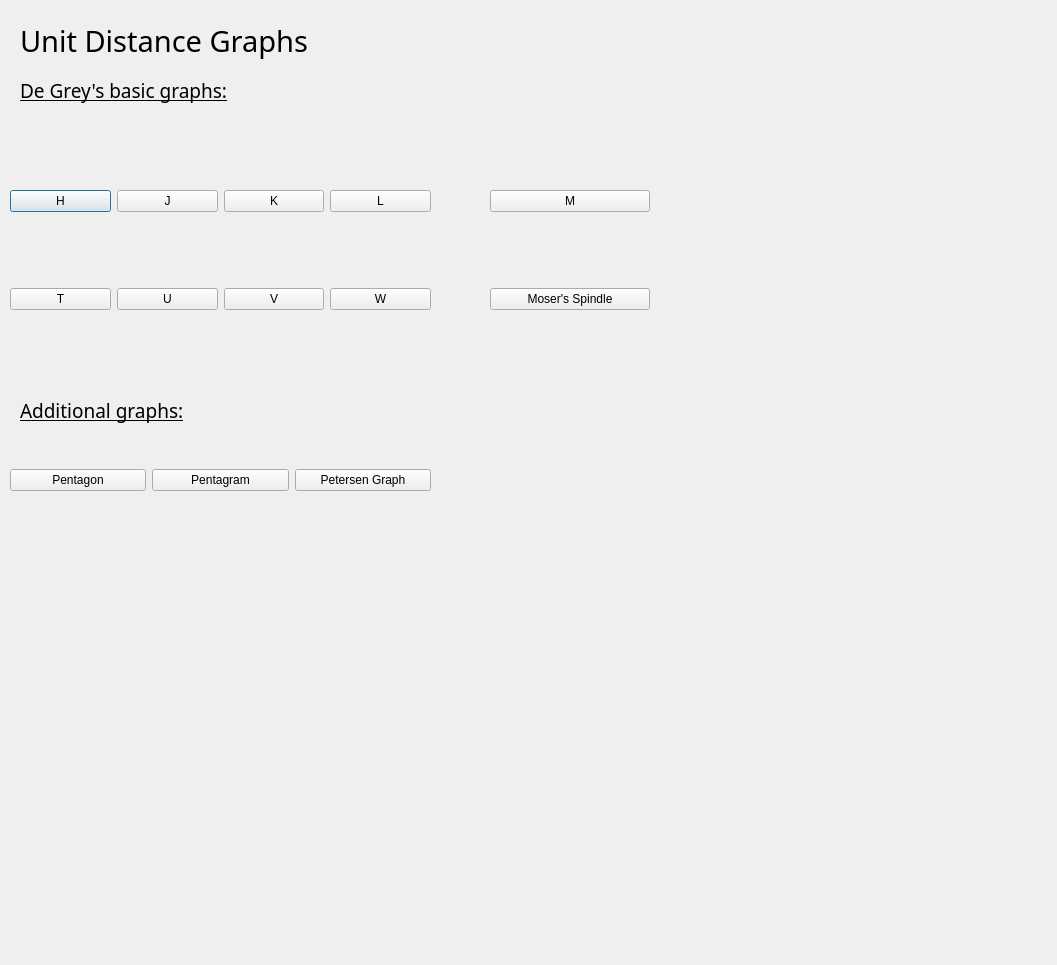
<?xml version="1.0" encoding="UTF-8"?>
<ui version="4.0">
 <class>GraphsDialog</class>
 <widget class="QDialog" name="GraphsDialog">
  <property name="geometry">
   <rect>
    <x>0</x>
    <y>0</y>
    <width>1057</width>
    <height>965</height>
   </rect>
  </property>
  <property name="windowTitle">
   <string>Dialog</string>
  </property>
  <widget class="QLabel" name="lb_window">
   <property name="geometry">
    <rect>
     <x>20</x>
     <y>20</y>
     <width>331</width>
     <height>41</height>
    </rect>
   </property>
   <property name="font">
    <font>
     <family>Euphemia</family>
     <pointsize>22</pointsize>
    </font>
   </property>
   <property name="text">
    <string>Unit Distance Graphs</string>
   </property>
  </widget>
  <widget class="QWidget" name="gridLayoutWidget">
   <property name="geometry">
    <rect>
     <x>10</x>
     <y>120</y>
     <width>421</width>
     <height>261</height>
    </rect>
   </property>
   <layout class="QGridLayout" name="gridLayout">
    <item row="0" column="0">
     <widget class="QPushButton" name="btn_H">
      <property name="text">
       <string>H</string>
      </property>
     </widget>
    </item>
    <item row="0" column="1">
     <widget class="QPushButton" name="btn_J">
      <property name="text">
       <string>J</string>
      </property>
     </widget>
    </item>
    <item row="0" column="2">
     <widget class="QPushButton" name="btn_K">
      <property name="text">
       <string>K</string>
      </property>
     </widget>
    </item>
    <item row="0" column="3">
     <widget class="QPushButton" name="btn_L">
      <property name="text">
       <string>L</string>
      </property>
     </widget>
    </item>
    <item row="1" column="0">
     <widget class="QPushButton" name="btn_T">
      <property name="text">
       <string>T</string>
      </property>
     </widget>
    </item>
    <item row="1" column="1">
     <widget class="QPushButton" name="btn_U">
      <property name="text">
       <string>U</string>
      </property>
     </widget>
    </item>
    <item row="1" column="2">
     <widget class="QPushButton" name="btn_V">
      <property name="text">
       <string>V</string>
      </property>
     </widget>
    </item>
    <item row="1" column="3">
     <widget class="QPushButton" name="btn_W">
      <property name="text">
       <string>W</string>
      </property>
     </widget>
    </item>
   </layout>
  </widget>
  <widget class="QWidget" name="verticalLayoutWidget">
   <property name="geometry">
    <rect>
     <x>490</x>
     <y>120</y>
     <width>160</width>
     <height>261</height>
    </rect>
   </property>
   <layout class="QVBoxLayout" name="verticalLayout">
    <item>
     <widget class="QPushButton" name="btn_M">
      <property name="text">
       <string>M</string>
      </property>
     </widget>
    </item>
    <item>
     <widget class="QPushButton" name="btn_moser">
      <property name="text">
       <string>Moser's Spindle</string>
      </property>
     </widget>
    </item>
   </layout>
  </widget>
  <widget class="QLabel" name="lb_degrey">
   <property name="geometry">
    <rect>
     <x>20</x>
     <y>70</y>
     <width>331</width>
     <height>41</height>
    </rect>
   </property>
   <property name="font">
    <font>
     <family>Euphemia</family>
     <pointsize>14</pointsize>
     <underline>true</underline>
    </font>
   </property>
   <property name="text">
    <string>De Grey's basic graphs:</string>
   </property>
  </widget>
  <widget class="QWidget" name="gridLayoutWidget_2">
   <property name="geometry">
    <rect>
     <x>10</x>
     <y>440</y>
     <width>421</width>
     <height>81</height>
    </rect>
   </property>
   <layout class="QGridLayout" name="gridLayout_2">
    <item row="0" column="1">
     <widget class="QPushButton" name="btn_pentagram">
      <property name="text">
       <string>Pentagram</string>
      </property>
     </widget>
    </item>
    <item row="0" column="2">
     <widget class="QPushButton" name="btn_petersen">
      <property name="text">
       <string>Petersen Graph</string>
      </property>
     </widget>
    </item>
    <item row="0" column="0">
     <widget class="QPushButton" name="btn_pentagon">
      <property name="text">
       <string>Pentagon</string>
      </property>
     </widget>
    </item>
   </layout>
  </widget>
  <widget class="QLabel" name="lb_additional">
   <property name="geometry">
    <rect>
     <x>20</x>
     <y>390</y>
     <width>331</width>
     <height>41</height>
    </rect>
   </property>
   <property name="font">
    <font>
     <family>Euphemia</family>
     <pointsize>14</pointsize>
     <underline>true</underline>
    </font>
   </property>
   <property name="text">
    <string>Additional graphs:</string>
   </property>
  </widget>
 </widget>
 <resources/>
 <connections/>
</ui>
